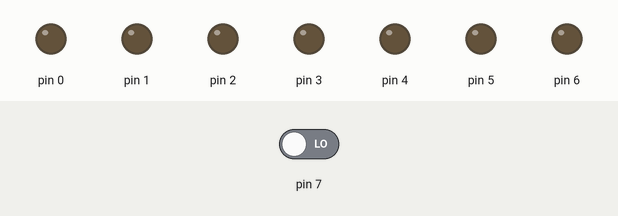
This sketch was run on a simulated Arduino Uno, built with avr-gcc and run on an emulated ATmega328P. Parts: output pins drawn as LEDs (lit = HIGH). Inputs (shaded band) come from the test bench; at power-on: pin 7 LOW.

Above: at 1.2 s.
1.3 s: pin 7 driven HIGH
At 4.0 s:
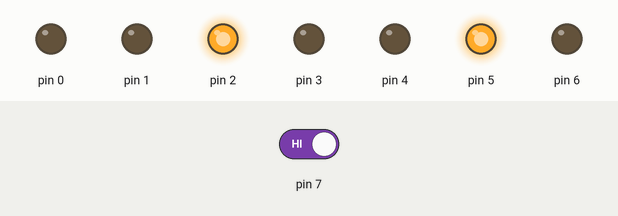
4.3 s: pin 7 driven LOW
At 4.9 s:
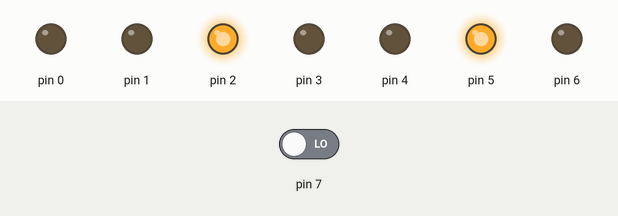
5.8 s: pin 7 driven HIGH
At 6.6 s:
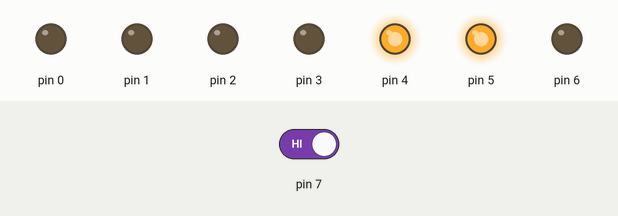
Timing chart, 0 to 20.3 s (numbered marks = the images above; inputs shaded):
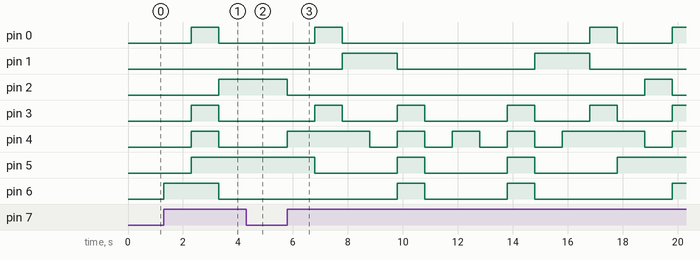

The sketch:

Arduino_brojac.ino
```cpp
int A=0,B=1,C=2,D=3,E=4,F=5,G=6;

void setup() {
  // put your setup code here, to run once:
  for(int i = 0;i < 7;i++) {
    pinMode(i,OUTPUT);
  }
  pinMode(7,INPUT);

}

void clear() {
  for(int i = 0;i < 8;i++) {
    digitalWrite(i,HIGH);
  }
}

int brojevi[10][7] = { {A,B,C,D,E,F,11},{B,C,11,11,11,11,11},{A,B,11,D,E,11,G},{A,B,C,D,G,11,11},{11,B,C,11,11,F,G},{A,11,C,D,11,F,G},{A,11,C,D,E,F,G},{A,B,C,11,11,11,11},{A,B,C,D,E,F,G},{A,B,C,D,F,G,11}};
int k = 0;
bool in,rikverc=false;
void loop() {
  in = digitalRead(7);
  if(in && rikverc == false) {
    clear();
    //////

    for(int i = 0; i < 7;i++) {
      if(brojevi[k][i] != 11){
        digitalWrite(brojevi[k][i],LOW);
      }

    }
    delay(1000);
    k++;
    if(k == 9) {
      rikverc = true;
    }
  }

  if(in && rikverc != false) {
    clear();
    //////

    for(int i = 0; i < 7;i++) {
      if(brojevi[k][i] != 11){
        digitalWrite(brojevi[k][i],LOW);
      }

    }
    delay(1000);
    k--;
    if(k == 0) {
      rikverc = false;
    }
  }
}
```

Measured:
- after the input at 1.3 s, pin 0, pin 3, pin 4: LOW → HIGH after 1.0 s, → LOW 1.0 s later; pin 2: LOW → HIGH after 2.0 s; pin 5: LOW → HIGH after 1.0 s; pin 6: LOW → HIGH at once, → LOW 2.0 s later
- after the input at 4.3 s, pin 0, pin 3: stays LOW (without the input it goes to HIGH after 1.0 s); pin 2: stays HIGH (without the input it goes to LOW after 0.00 s); pin 4: stays LOW (without the input it goes to HIGH after 0.00 s); pin 5: stays HIGH (without the input it goes to LOW after 1.0 s)
- after the input at 5.8 s, pin 0: goes HIGH 1.0 s, LOW 9.0 s, HIGH 1.0 s, LOW 2.0 s, then HIGH, starting after 1.0 s; pin 1: alternates HIGH for 2.0 s and LOW for 5.0 s, starting after 2.0 s
